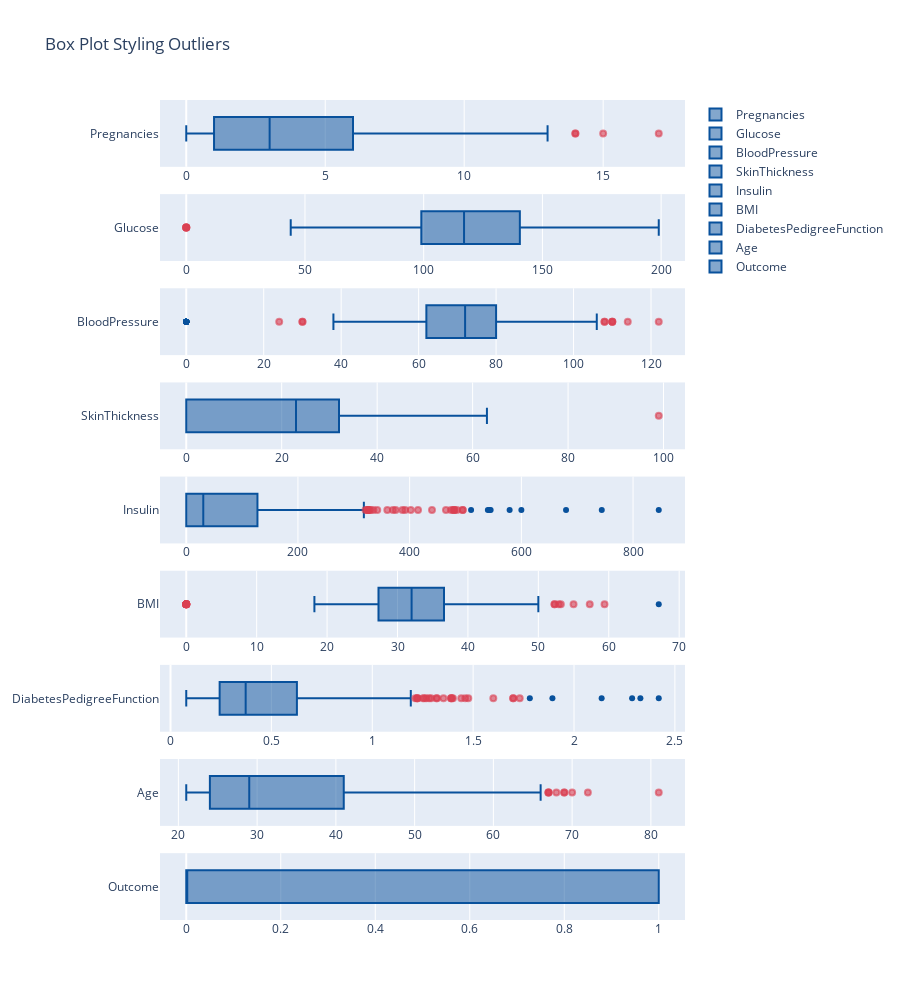

The code cell stored with this chart in its notebook:
### Markdown cell above
### EDA

### Code cell
from plotly.subplots import make_subplots
import plotly.graph_objects as go

def plot_boxplot_facet(df):
    
    # create the 
    fig = make_subplots(rows=len(df.columns), cols=1)

    for j,i in enumerate(df.columns):
        fig.add_trace(go.Box(
            x=df[i],
            name= i,
            boxpoints='suspectedoutliers', # only suspected outliers
            marker=dict(
                color='rgb(8,81,156)',
                outliercolor='rgba(219, 64, 82, 0.6)',
                line=dict(
                    outliercolor='rgba(219, 64, 82, 0.6)',
                    outlierwidth=2)),
            line_color='rgb(8,81,156)'
            ), 
            row=j+1, col= 1
            )
    
    fig.update_layout(title_text="Box Plot Styling Outliers",
                    #   width=500,
                    height=1000,
                    )
    fig.show()
    
plot_boxplot_facet(db_df)

### Figure 1 — Plotly figure (JSON) as saved in the notebook; plotly's stock layout.template omitted (floating-point values rounded to 4 significant figures; data arrays with more than 128 entries replaced by an {"elided": "..."} marker saying what was removed)
{"data": [{"boxpoints": "suspectedoutliers", "line": {"color": "rgb(8,81,156)"}, "marker": {"color": "rgb(8,81,156)", "line": {"outliercolor": "rgba(219, 64, 82, 0.6)", "outlierwidth": 2}, "outliercolor": "rgba(219, 64, 82, 0.6)"}, "name": "Pregnancies", "type": "box", "x": {"elided": "768 int values"}, "xaxis": "x", "yaxis": "y"}, {"boxpoints": "suspectedoutliers", "line": {"color": "rgb(8,81,156)"}, "marker": {"color": "rgb(8,81,156)", "line": {"outliercolor": "rgba(219, 64, 82, 0.6)", "outlierwidth": 2}, "outliercolor": "rgba(219, 64, 82, 0.6)"}, "name": "Glucose", "type": "box", "x": {"elided": "768 int values"}, "xaxis": "x2", "yaxis": "y2"}, {"boxpoints": "suspectedoutliers", "line": {"color": "rgb(8,81,156)"}, "marker": {"color": "rgb(8,81,156)", "line": {"outliercolor": "rgba(219, 64, 82, 0.6)", "outlierwidth": 2}, "outliercolor": "rgba(219, 64, 82, 0.6)"}, "name": "BloodPressure", "type": "box", "x": {"elided": "768 int values"}, "xaxis": "x3", "yaxis": "y3"}, {"boxpoints": "suspectedoutliers", "line": {"color": "rgb(8,81,156)"}, "marker": {"color": "rgb(8,81,156)", "line": {"outliercolor": "rgba(219, 64, 82, 0.6)", "outlierwidth": 2}, "outliercolor": "rgba(219, 64, 82, 0.6)"}, "name": "SkinThickness", "type": "box", "x": {"elided": "768 int values"}, "xaxis": "x4", "yaxis": "y4"}, {"boxpoints": "suspectedoutliers", "line": {"color": "rgb(8,81,156)"}, "marker": {"color": "rgb(8,81,156)", "line": {"outliercolor": "rgba(219, 64, 82, 0.6)", "outlierwidth": 2}, "outliercolor": "rgba(219, 64, 82, 0.6)"}, "name": "Insulin", "type": "box", "x": {"elided": "768 int values"}, "xaxis": "x5", "yaxis": "y5"}, {"boxpoints": "suspectedoutliers", "line": {"color": "rgb(8,81,156)"}, "marker": {"color": "rgb(8,81,156)", "line": {"outliercolor": "rgba(219, 64, 82, 0.6)", "outlierwidth": 2}, "outliercolor": "rgba(219, 64, 82, 0.6)"}, "name": "BMI", "type": "box", "x": {"elided": "768 float values"}, "xaxis": "x6", "yaxis": "y6"}, {"boxpoints": "suspectedoutliers", "line": {"color": "rgb(8,81,156)"}, "marker": {"color": "rgb(8,81,156)", "line": {"outliercolor": "rgba(219, 64, 82, 0.6)", "outlierwidth": 2}, "outliercolor": "rgba(219, 64, 82, 0.6)"}, "name": "DiabetesPedigreeFunction", "type": "box", "x": {"elided": "768 float values"}, "xaxis": "x7", "yaxis": "y7"}, {"boxpoints": "suspectedoutliers", "line": {"color": "rgb(8,81,156)"}, "marker": {"color": "rgb(8,81,156)", "line": {"outliercolor": "rgba(219, 64, 82, 0.6)", "outlierwidth": 2}, "outliercolor": "rgba(219, 64, 82, 0.6)"}, "name": "Age", "type": "box", "x": {"elided": "768 int values"}, "xaxis": "x8", "yaxis": "y8"}, {"boxpoints": "suspectedoutliers", "line": {"color": "rgb(8,81,156)"}, "marker": {"color": "rgb(8,81,156)", "line": {"outliercolor": "rgba(219, 64, 82, 0.6)", "outlierwidth": 2}, "outliercolor": "rgba(219, 64, 82, 0.6)"}, "name": "Outcome", "type": "box", "x": {"elided": "768 int values"}, "xaxis": "x9", "yaxis": "y9"}], "layout": {"height": 1000, "title": {"text": "Box Plot Styling Outliers"}, "xaxis": {"anchor": "y", "domain": [0, 1]}, "xaxis2": {"anchor": "y2", "domain": [0, 1]}, "xaxis3": {"anchor": "y3", "domain": [0, 1]}, "xaxis4": {"anchor": "y4", "domain": [0, 1]}, "xaxis5": {"anchor": "y5", "domain": [0, 1]}, "xaxis6": {"anchor": "y6", "domain": [0, 1]}, "xaxis7": {"anchor": "y7", "domain": [0, 1]}, "xaxis8": {"anchor": "y8", "domain": [0, 1]}, "xaxis9": {"anchor": "y9", "domain": [0, 1]}, "yaxis": {"anchor": "x", "domain": [0.9185, 1]}, "yaxis2": {"anchor": "x2", "domain": [0.8037, 0.8852]}, "yaxis3": {"anchor": "x3", "domain": [0.6889, 0.7704]}, "yaxis4": {"anchor": "x4", "domain": [0.5741, 0.6556]}, "yaxis5": {"anchor": "x5", "domain": [0.4593, 0.5407]}, "yaxis6": {"anchor": "x6", "domain": [0.3444, 0.4259]}, "yaxis7": {"anchor": "x7", "domain": [0.2296, 0.3111]}, "yaxis8": {"anchor": "x8", "domain": [0.1148, 0.1963]}, "yaxis9": {"anchor": "x9", "domain": [0, 0.08148]}}}
